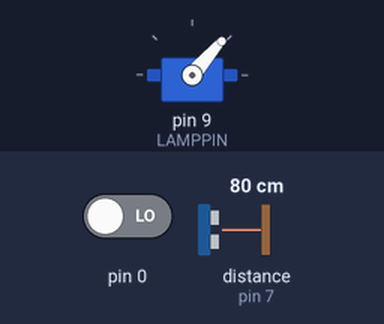
This sketch was run on a simulated Arduino Uno, built with avr-gcc and run on an emulated ATmega328P. Shown: servo. The test bench sets the inputs (shaded band); at power-on: distance to the obstacle (sensor on pin 7) 80 cm, pin 0 LOW.

Above: at 0.75 s.
At 6.2 s:
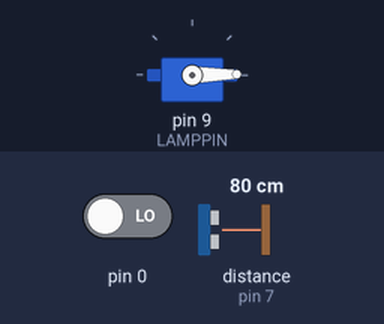
6.3 s: distance to the obstacle (sensor on pin 7) set to 120 cm
At 8.91 s:
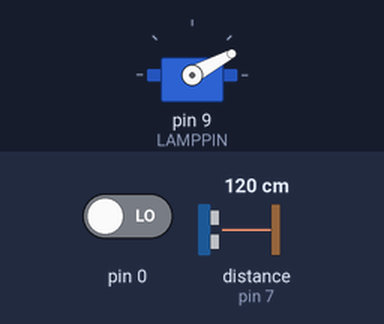
Timing chart, 0 to 15.4 s (numbered marks = the images above; inputs shaded):
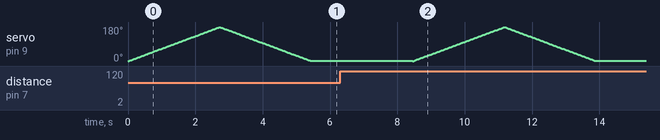

The sketch:

sketch_mar04a.ino
```cpp
#include <Servo.h>

#include <ultrasound.h>
#include <vector.h>
#define LAMPPIN 9


const byte maximum = 255;
byte elapsed[5];
vector<UltraSound> uSensor;


enum Tame
{
  NONE =    0,
  SIGHT =   1,
  HEAR =    1 << 1,
  SMELL =   1 << 2,
  TOUCH =   1 << 3,
  RAND =    1 << 4
};


Tame level = NONE;

Servo s;

void setup()
{
  uSensor.reserve(5);

  for (byte i = 0; i < 5; i++)
  {
    UltraSound us;
    us.init(8, 7);
    uSensor.push_back(us);
  }

  s.attach(9);
}

//USS for head to pet
//IR at  mouth to feed
//Sound in center "not scare away"
//Smell is random
//IR in head -> Fast movement scary

bool eye()
{
  return false;
}

bool head()
{
  return false;
}

bool mouth()
{
  return false;
}

bool ear()
{
  return false;
}

bool nose()
{
  return false;
}

void loop()
{
  for (int pos = 0; pos < 180; pos += 1)
  {
    s.write(pos);
    delay(15);
  }

  for (int pos = 180; pos > 0; pos -= 1)
  {
    s.write(pos);
    delay(15);
  }

  for (byte i = 0; i < 5; i++)
    elapsed[i] = max(uSensor[i].getAsMicroseconds() * 0.01, 1);

  for (byte i = 0; i < 5; i++)
    analogWrite(LAMPPIN, maximum / elapsed[i]);

  int moveSpeed = 0;

  moveSpeed += (bool)(level & SIGHT);
  moveSpeed += (bool)(level & HEAR);
  moveSpeed += (bool)(level & SMELL);
  moveSpeed += (bool)(level & TOUCH);
  moveSpeed += (bool)(level & RAND);

  moveSpeed *= 10;
}
```
